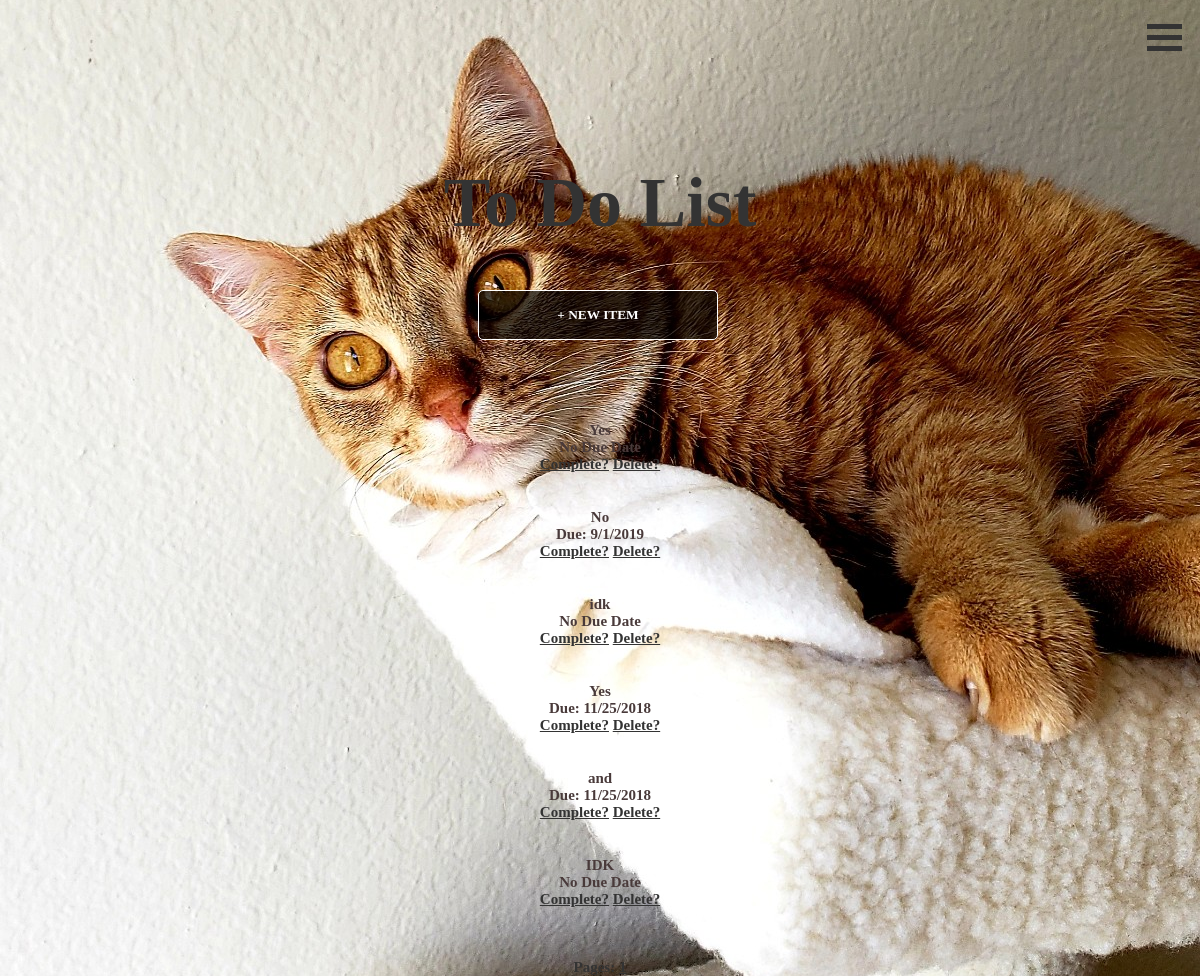
/todo_list (signed in), run on the app's committed database.
### Application/models.py (models this page shows)
class Task(db.Model):
	id = db.Column(db.Integer, primary_key=True)
	title = db.Column(db.String(20))
	description = db.Column(db.String(200))
	complete = db.Column(db.Boolean, nullable=False, default=False)
	due = db.Column(db.DateTime, nullable=True)
	user = db.Column(db.Integer, db.ForeignKey('user.id'), nullable=False)

### Application/routes.py (the view)
@application.route('/todo_list')
@login_required
def ToDoList():
	page = request.args.get('page', 1, type=int)
	tasks = Task.query.filter_by(author=current_user)\
	.order_by(Task.id.asc())\
	.paginate(page=page, per_page=10)
	return render_template('/todo_list.html', title='ToDoList', tasks=tasks, user=current_user)

### Application/models.py (called while the page is built)
@login_manager.user_loader # loads in user
def load_user(user_id):
	return User.query.get(int(user_id))

### Application/templates/todo_list.html (shortened to what this page needs)
{% extends "layout.html" %}
{% block content %}
<div align="center">
	<h1>To Do List</h1>
	<form method='GET' action ='/task/new'><button href="/task/new" class="myButton">+ New Item</button></form><br><br><br><br>
		{% for task in tasks.items %}
			{% if task.complete==true %}
				<div class="task-block" style="text-decoration: line-through;">
			{% else %}
				<div class="task-block" style="text-decoration: none;">
			{% endif %}
			{{ task.title }}<br>
			{% if task.due != None %}
				Due: {{ task.due.month|string+'/'+task.due.day|string+'/'+ task.due.year|string }}<br>
			{% else %}
				No Due Date<br>
			{% endif %}
			<a href="/task/{{ task.id }}/complete">Complete?</a>
			<a href="/task/{{ task.id }}/delete">Delete?</a>
		</div>
		<br><br>
		{% endfor %}
	<p>
		Pages:
			{% if page_num %}
				{% for page_num in tasks.iter_pages(left_edge=1, right_edge=1, left_current=1, right_current=2) %}
					{% if tasks.page == page_num %}
						<a href="{{ url_for('ToDoList', page=page_num) }}" style="font-weight: bold;">{{ page_num }}</a>
					{% else %}
						<a href="{{ url_for('ToDoList', page=page_num) }}">{{ page_num }}</a>
					{% endif %}
				{% endfor %}
			{% else %}
				<a href="{{ url_for('ToDoList', page=1) }}" style="font-weight: bold;">1</a>
			{% endif %}
	</p>
</div>
{% endblock content %}

### Application/static/style.css (style rules this page uses)
h1 { font-family: 'Now'; font-weight: bold; font-size: 70px; text-align: center; color: #333; }
p { font-family: 'Now'; font-weight: bold; font-style: normal; font-size: 15px; color: #333; }
.task-block { font-family: 'Now'; font-weight: bolder; font-style: normal; font-size: 15px; color: rgb(73, 58, 58); }
a { font-family: 'Now'; font-weight: bold; font-style: normal; font-size: 15px; color: #333; }
body { background-image: url(temp.jpg); background-position: center; height: 600px; }
.myButton { border:0.1em solid #FFFFFF; border-radius: 5px; margin:0 0.3em 0 0; padding: 0; box-sizing: border-box; text-decoration:none; font-weight: bolder; color:#FFFFFF; font-family: 'Now'; background: rgba(0,0,0,0.7); text-align:center; text-transform: uppercase; transition: all 0.2s; width: 240px; margin-bottom: 10px; height: 50px; -webkit-transition: all 1s ease; white-space: nowrap; }
form { font-family: 'Now'; font-weight: bold; color: #333333; }

### data on the page
Task: title "Yes", shows "No Due Date"
Task: title "No", due.month "9/1/2019"
Task: title "idk", shows "No Due Date"
Task: title "Yes", due.month "11/25/2018"
Task: title "and", due.month "11/25/2018"
Task: title "IDK", shows "No Due Date"
